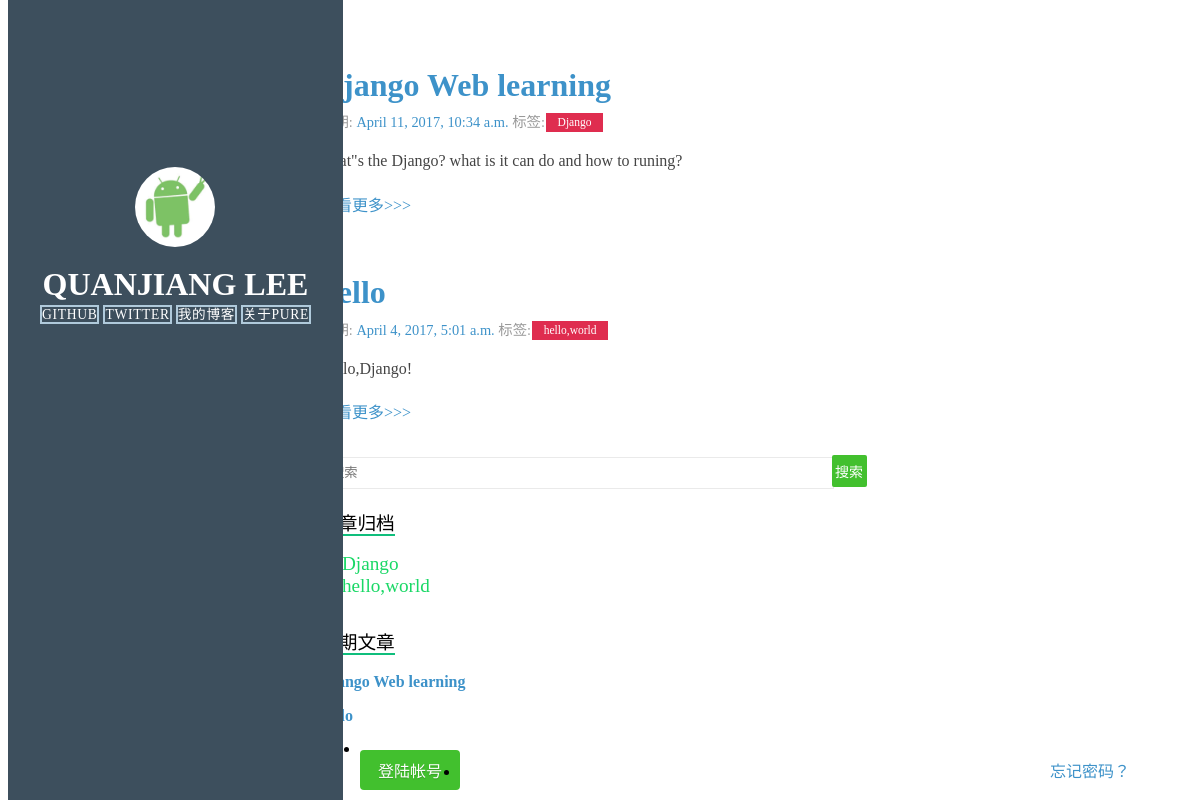
The app's page /, older data.
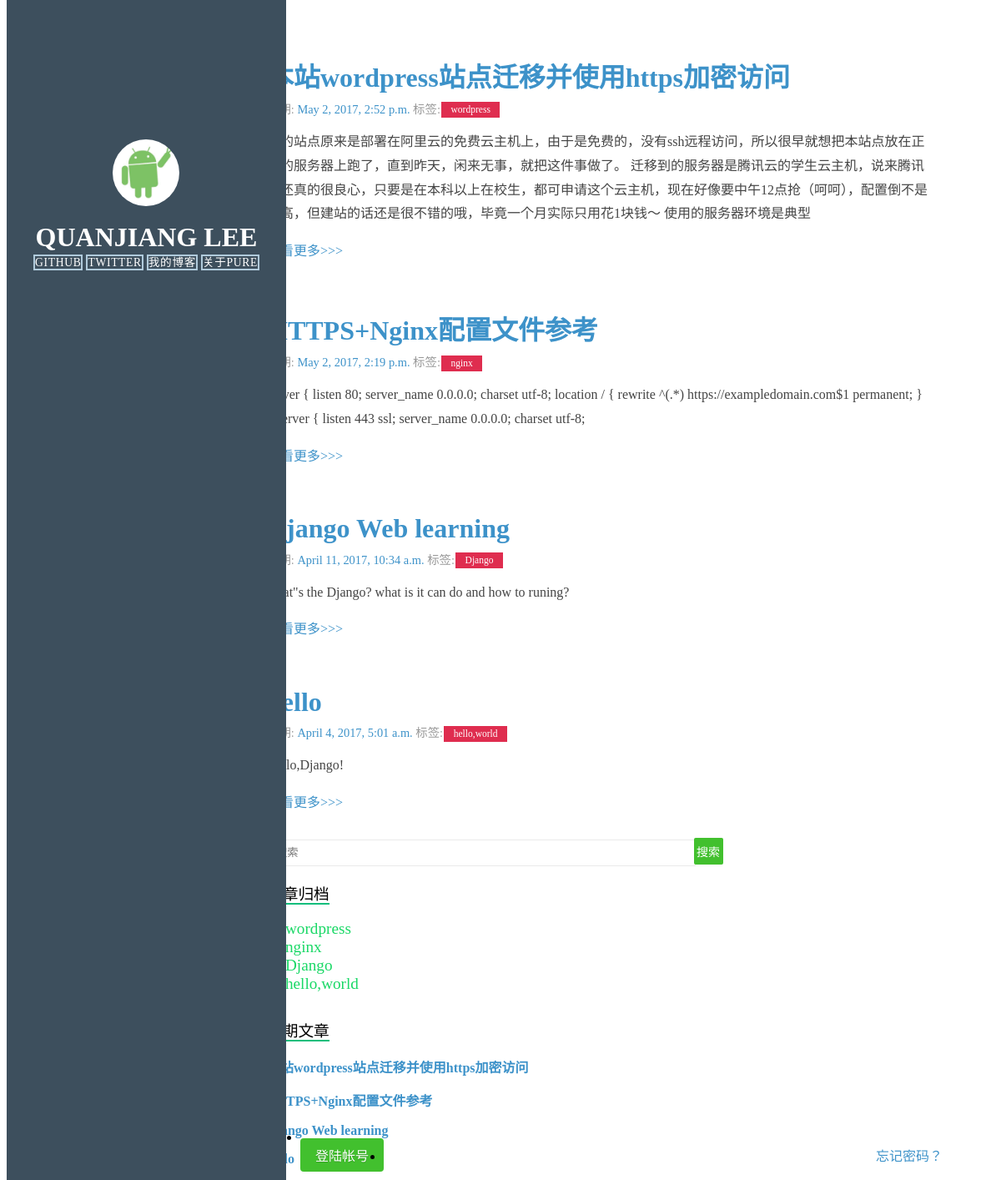
The same page, newer data.
### myarticle/models.py (models this page shows, shortened)
class myArticle(models.Model) :
    title = models.CharField(max_length = 100)  #博客题目
    category = models.CharField(max_length = 60, blank = True)  #博客标签
    datetime = models.DateTimeField(auto_now_add = True)  #博客日期
    content = models.TextField(blank = True, null = True)  #博客文章正文
    class Meta:  #按时间下降排序
        ordering = ['-datetime']

### myarticle/views.py (the view)
# urls.py: 2. Add a URL to urlpatterns:  url(r'^$', views.home, name='home')
def home(request):
	postList = myArticle.objects.all()
	for post in postList:
		if len(str(post.content)) > 200:
			post.content = str(post.content)[0:200]
		else:
			continue
	archiList = myArticle.objects.all()
	return render(request, 'home.html',{'postList':postList,'archiList':archiList})

### templates/home.html
{% extends "base.html" %}
{% block content %}
<div class="">
    {% for posts in postList %}
        <section class="post">
            <header class="post-header">
                <h2 class="post-title"><a href="{% url 'details' id=posts.id %}">{{ posts.title }}</a></h2>
                    <p class="post-meta">
                        日期:  <a class="post-author" href="#">{{ posts.datetime }}</a>
                        标签:<a class="post-category post-category-js" href="#">{{ posts.category }}</a>
                    </p>
            </header>
                <div class="post-description">
                    <p>
                        {{ posts.content }}
                    </p>
                </div>
                <a class="pure-button" href="{% url 'details' id=posts.id %}">查看更多>>></a>
        </section>
    {% endfor %}
</div>
{% endblock %}

### templates/base.html (shortened to what this page needs)
<!doctype html>
<html lang="en">
<head>
    <link rel="stylesheet" href="http://yui.yahooapis.com/pure/0.5.0/pure-min.css">
    <link rel="stylesheet" href="http://yui.yahooapis.com/pure/0.5.0/grids-responsive-min.css">
    <link rel="stylesheet" href="/static/css/index.css">
</head>
<body>
<div id="layout" class="pure-g">
    <div class="sidebar pure-u-1 pure-u-md-1-5">
        <div class="header">
            <img src="/static/images/myImg.jpg" id="myImg" />
            <h1 class="brand-title">Quanjiang Lee </h1>
            <nav class="nav">
                <ul class="nav-list">
                    <li class="nav-item">
                        <a class="pure-button" href="https://github.com/leequanjiang" target="_blank">Github</a>
                    </li>
                    <li class="nav-item">
                        <a class="pure-button" href="http://twitter.com/QuanjiangLee" target="_blank">Twitter</a>
                    </li>
                    <li class="nav-item">
                        <a class="pure-button" href="http://heihei520.com/" target="_blank">我的博客</a>
                    </li>
                    <li class="nav-item">
                        <a class="pure-button" href="http://github.com/yahoo/pure/" target="_blank">关于pure</a>
                    </li>
                </ul>
            </nav>
        </div>
    </div>
    <div class="content pure-u-1 pure-u-md-4-5">
    <div class="pure-g">
        <div class="posts pure-u-3-4" style="padding-right: 4em;">
            {% block content %}
            {% endblock %}
        </div>
        <div class="pure-u-1-4">
<div>
    <input type="text" placeholder="搜索" class="search">
    <input type="button" class="pure-button search-button" name="search" value="搜索">
</div>
<div >
<h3 class="widget-title"><span>文章归档</span></h3>
    {% for list in archiList %}
    <li class="archives">
        <a class="" style="font-size: 1.2em;color: #1ad866;" href="#">{{ list.category }}</a>
    </li>
    {% endfor %}
</div>
<div style="margin-top: 30px;">
    <h3 class="widget-title"><span>近期文章</span></h3>
        {% for list in archiList %}
        <p class="" style="font-weight: 700"><a href="{% url 'details' id=list.id %}">{{ list.title }}</a></p>
    {% endfor %}
</div>
</div>
</div>
<div class="footer">
        <div class=" pure-menu-horizontal pure-menu-open">
            <ul style="margin-right: -200px">
                <li><a href="/admin" class="button-success submit-button" target="">登陆帐号</a></li>
                <li><a href="#" target="">忘记密码？</a></li>
            </ul>
        </div>
    </div>
</div>
</div>
</body>
</html>

Row changes from the older to the newer data that the page shows:
added myArticle: title "本站wordpress站点迁移并使用https加密访问", datetime "May 2, 2017, 2:52 p.m.", category "wordpress", content "我的站点原来是部署在阿里云的免费云主机上，由于是免费的，没有ssh远程访问，所以很早就想把本站点放在正常的服务器上跑了，直到昨天，闲来无事，就把这件事做了。 迁移到的服务器是腾讯云的学生云主机，说来腾讯云还真的很良心，只要是在本科以上在校生，都可申请这个云主机，现在好像要中午12点抢（呵呵），配置倒不是很高，但建站的话还是很不错的哦，毕竟一个月实际只用花1块钱～ 使用的服务器环境是典型"
added myArticle: title "HTTPS+Nginx配置文件参考", datetime "May 2, 2017, 2:19 p.m.", category "nginx", content "server { listen 80; server_name 0.0.0.0; charset utf-8; location / { rewrite ^(.*) https://exampledomain.com$1 permanent; } } server { listen 443 ssl; server_name 0.0.0.0; charset utf-8;"
